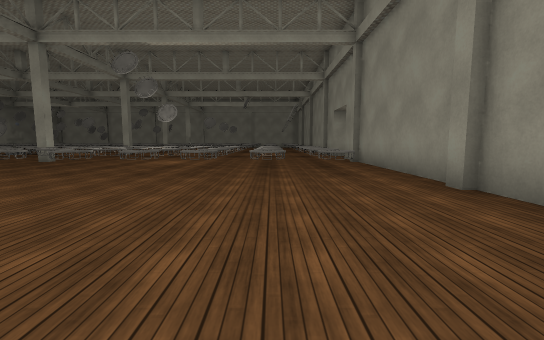
[1] (above)

21 first-person views from a walk through a 3-D level made in the Unity game engine. The camera is 1.3 m above the floor, tilts 6° down and sees 90° across. The floor is counted in squares, 2 m on a side. Each view is taken from the middle of a square. On the plan, view 1 faces up. The plan holds only what a view shows up to about 9 squares ahead; the rest is blank. The player character is not drawn. Surface patterns are stand-ins for the level's own textures.

[2]
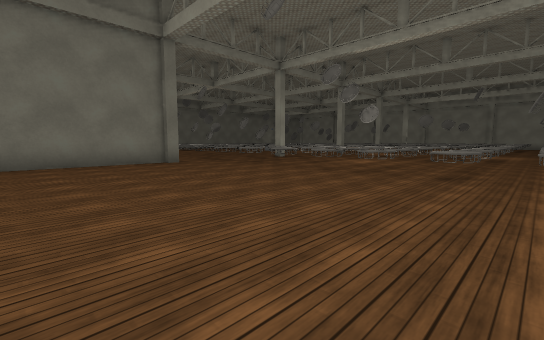

[3]
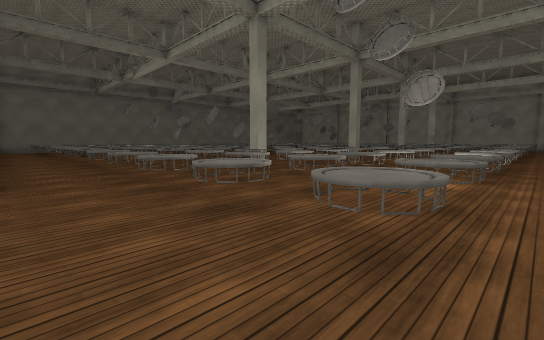

[4]
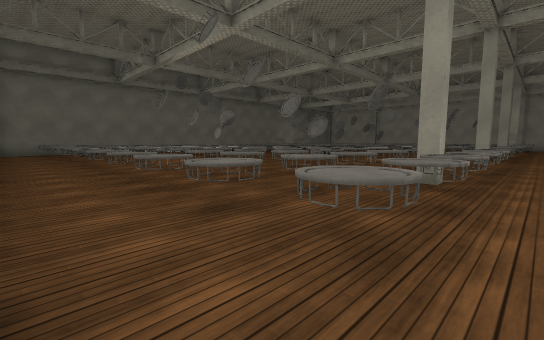

[5]
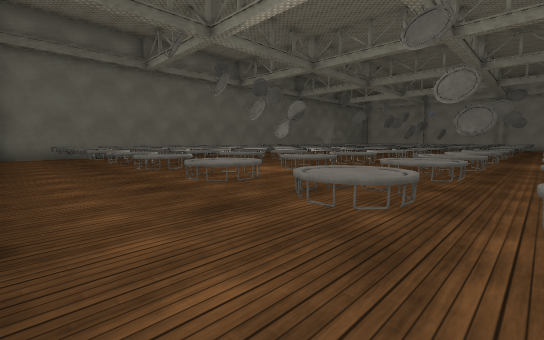

[6]
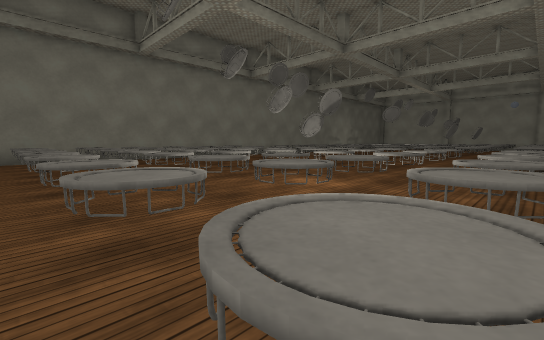

[7]
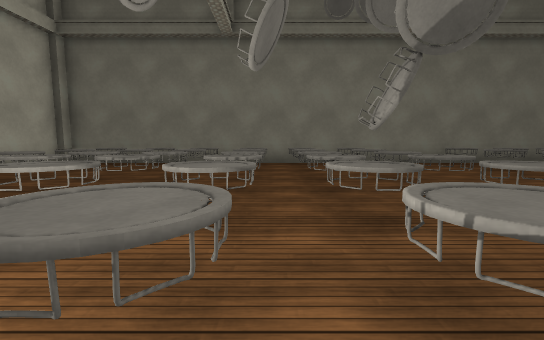

[8]
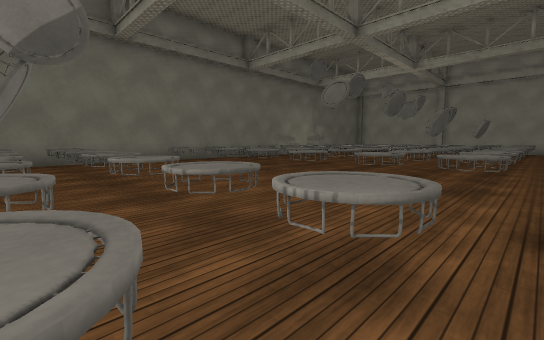

[9]
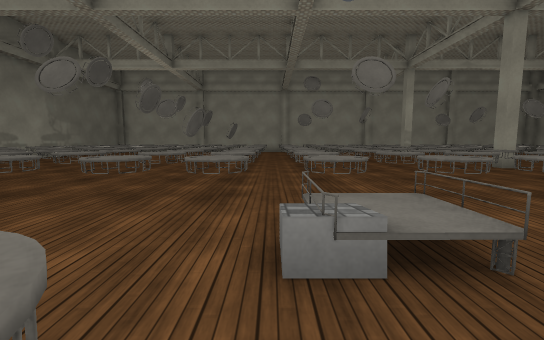

[10]
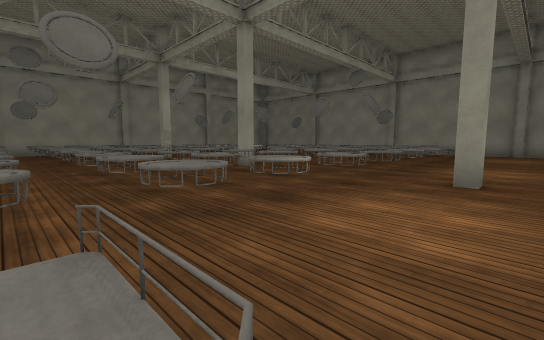

[11]
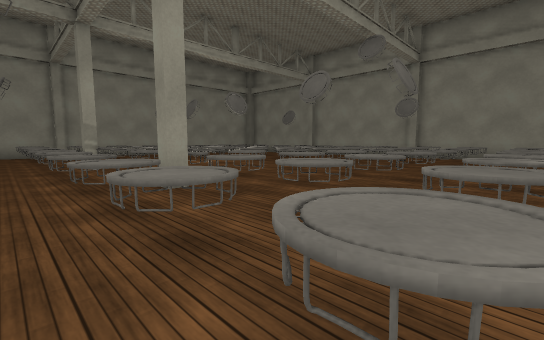

[12]
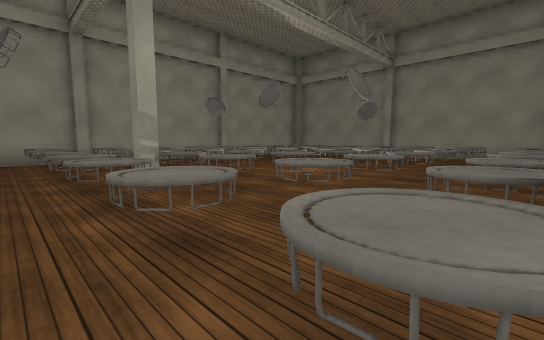

[13]
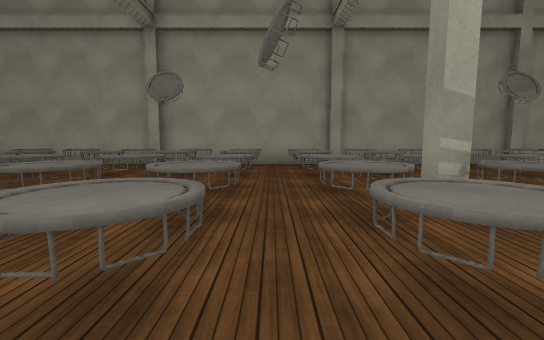

[14]
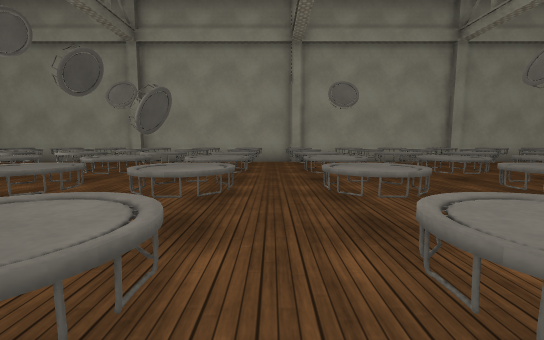

[15]
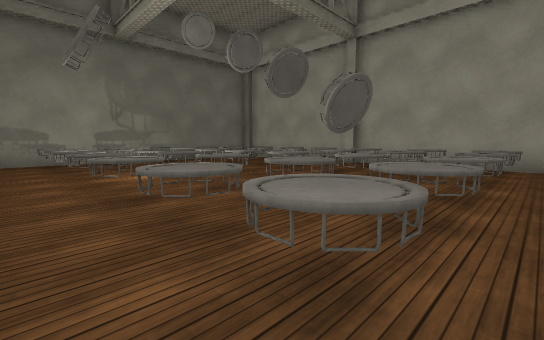

[16]
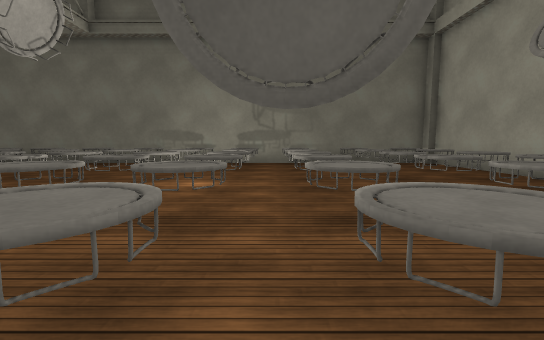

[17]
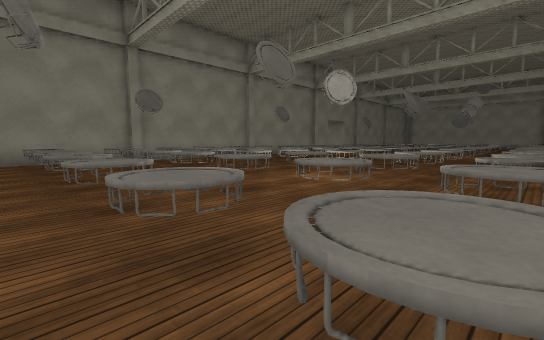

[18]
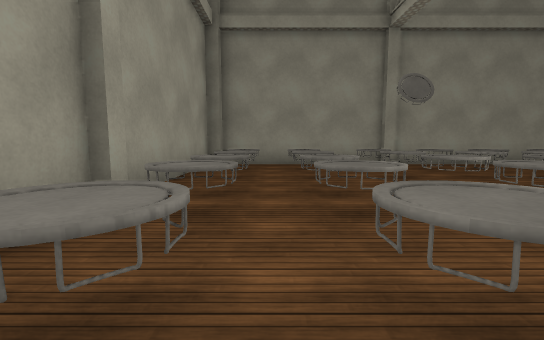

[19]
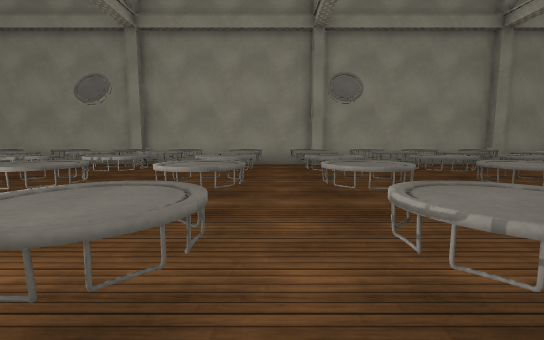

[20]
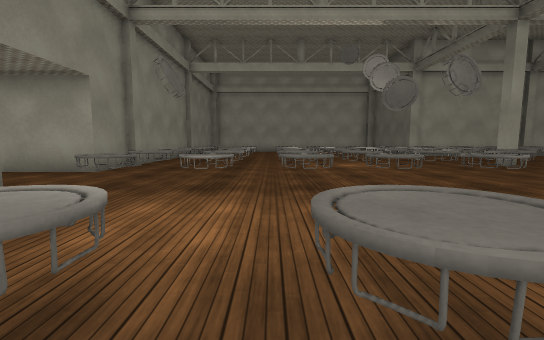

[21]
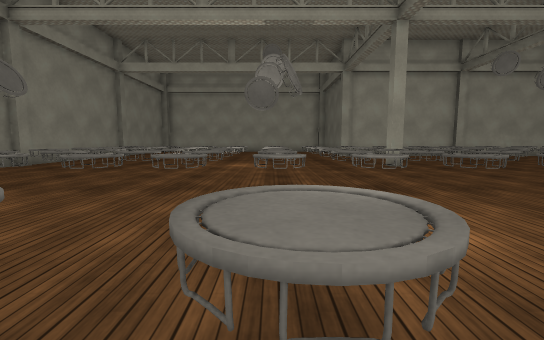

### Floor plan
Key: @ floor where view 1 was taken; # wall or solid block; x gap in a wall; . main floor; : floor 0.5 m higher than the main floor; = window, fence, low wall or low ledge; ^ raised ledge.
Columns run from 23 left of view 1 to 5 right of it. Each row starts with its distance up from view 1.
 29  ##########################
 28  ^.^^^.^^^.^^^.^^^ ^^.#^^.#
 27 #.........................#
 26  ^.^^^.^^^.^^^.^^^^^^.^^^.#
 25  ^.^^^^^^^.^^^.^^^.^^.#^^.#
 24 #.......x.......^.........#
 23  ^.^^^.^^^.^^^.^^^^^^.^^^.#
 22  #.^^^.^^^.^^^.^^^^^^.^^^.#
 21 ##.^^^.^^^.^^^.^^..^^.#^^.#
 20 #.........................#
 19  ^.^^^^^^^.^^^.^^^^^^.^^^.#
 18  # ^^^^^^^.^^^.^^^^^^.^^^.#
 17  # ^^^^^^^.^^^.^^^.^^.#^^.#
 16  #......................^.#
 15  ^.^^^.^^^.^^^.^^^^^^.^^^.#
 14 #.........=:............. #
 13 #........................ #
 12  ^.^^^.^^^.^^^.^^^^^^.^^^..
 11  ^.^^^.^^^.^x^.^^^^^^.^^^...
 10 #.........................###
  9 ##.^^..^^^.^^^.^^..^^.#^^.#
  8  #.^^^.^^^.^^^.^^^^^^.^^^.#
  7  #.^^^.^^^.^^^.^^^^^^.^^^.#
  6  #.^^=.^^^.^^^.^^..^^.=^^.#
  5  #.......=................#
  4  #........................#
  3  ###           ##.........#
  2                #..........
  1                #..........
  0                #.......@.

Positions as (right, up) in squares from view 1, and headings:
1: (0, 0), facing up
2: (1, 0), facing up-left
3: (-2, 4), facing up-left
4: (-6, 4), facing up-left
5: (-10, 4), facing up-left
6: (-12, 5), facing up-left
7: (-14, 10), facing left
8: (-13, 11), facing up-left
9: (-13, 12), facing up
10: (-12, 13), facing up-right
11: (-9, 15), facing up-right
12: (-9, 19), facing up-right
13: (-9, 21), facing up
14: (-13, 20), facing up
15: (-13, 21), facing up-left
16: (-14, 24), facing left
17: (-7, 27), facing down-right
18: (-5, 27), facing right
19: (-5, 20), facing right
20: (-1, 16), facing down
21: (-4, 16), facing down
